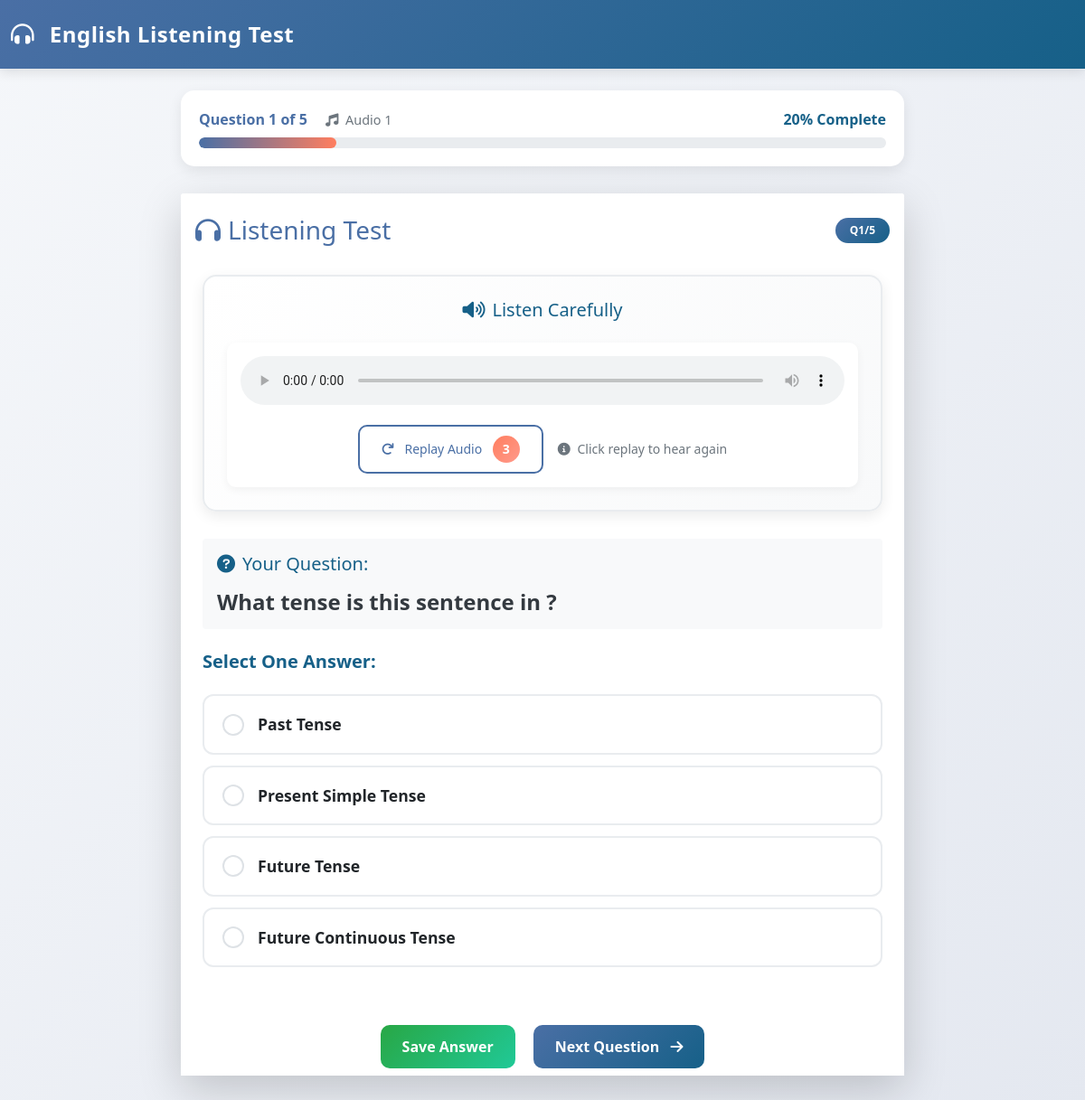
The app's page /listening/test/1/question/1/ (signed in) with its own data.
### listening/models.py (models this page shows, shortened)
class AudioQuestion(models.Model):
    test = models.ForeignKey(ListeningTest, on_delete=models.CASCADE, related_name='questions')
    order = models.IntegerField(default=1)  # Order in test (1-5)
    audio_filename = models.CharField(max_length=200, help_text="Name of audio file in static folder")
    transcript = models.TextField(help_text="Full text of what's spoken in audio")
    question_text = models.TextField()
    explanation = models.TextField(blank=True, help_text="Explanation shown after test")

class AnswerOption(models.Model):
    question = models.ForeignKey(AudioQuestion, on_delete=models.CASCADE, related_name='options')
    text = models.CharField(max_length=500)
    is_correct = models.BooleanField(default=False)

### listening/views.py (the view)
@login_required(login_url='home_page:login')
def test_question(request, test_id, question_number):
    test = get_object_or_404(ListeningTest, id=test_id, is_active=True)
    try:
        question = AudioQuestion.objects.get(test=test, order=question_number)
    except AudioQuestion.DoesNotExist:
        return redirect('listening:test_home')
    total_questions = test.questions.count()
    progress_percentage = int((question_number / total_questions) * 100)
    session_key = get_session_key(request)
    previous_response = UserResponse.objects.filter(
        session_key=session_key,
        question=question
    ).first()
    next_question = question_number + 1 if question_number < total_questions else None
    prev_question = question_number - 1 if question_number > 1 else None
    context = {
        'test': test,
        'question': question,
        'question_number': question_number,
        'total_questions': total_questions,
        'progress_percentage': progress_percentage,
        'next_question': next_question,
        'prev_question': prev_question,
        'selected_option': previous_response.selected_option_id if previous_response else None,
    }
    return render(request, 'listening/test_question.html', context)

### listening/views.py (called while the page is built)
def get_session_key(request):
    if not request.session.session_key:
        request.session.create()
    return request.session.session_key

### listening/templates/listening/test_question.html (shortened to what this page needs)
{% extends 'listening/base.html' %}
{% load static %}
{% block content %}
<div class="test-container">
<div class="progress-container">
    <div class="d-flex justify-content-between mb-2">
        <div>
            <span class="fw-bold" style="color: var(--primary-color);">
                Question {{ question_number }} of {{ total_questions }}
            </span>
            <span class="audio-info ms-3">
                <i class="fas fa-music me-1"></i>
                Audio {{ question_number }}
            </span>
        </div>
        <span class="fw-bold" style="color: var(--secondary-color);">
            {{ progress_percentage }}% Complete
        </span>
    </div>
    <div class="progress">
        <div class="progress-bar" role="progressbar"
             style="width: {{ progress_percentage }}%"
             aria-valuenow="{{ progress_percentage }}"
             aria-valuemin="0"
             aria-valuemax="100">
        </div>
    </div>
</div>
    <div class="card border-0 shadow-lg">
        <div class="card-header bg-white border-0 pt-4">
            <div class="d-flex justify-content-between align-items-center">
                <h3 class="mb-0" style="color: var(--primary-color);">
                    <i class="fas fa-headphones me-2"></i>Listening Test
                </h3>
                <div class="badge rounded-pill px-3 py-2"
                     style="background: linear-gradient(135deg, var(--primary-color), var(--secondary-color)); color: white;">
                    Q{{ question_number }}/{{ total_questions }}
                </div>
            </div>
        </div>
        <div class="card-body p-4">
            <div class="audio-player-container">
                <h5 class="text-center mb-4" style="color: var(--secondary-color);">
                    <i class="fas fa-volume-up me-2"></i>Listen Carefully
                </h5>
                <div class="audio-controls">
                    <audio id="audioPlayer" controls class="w-100">
                        <source src="{% static 'listening/audio/' %}{{ question.audio_filename }}" type="audio/mpeg">
                    </audio>
                    <div class="d-flex justify-content-center align-items-center mt-3">
                        <button id="replayBtn" class="btn btn-outline-primary btn-sm px-4">
                            <i class="fas fa-redo me-2"></i> Replay Audio
                            <span class="replay-counter ms-2">3</span>
                        </button>
                        <span class="text-muted small ms-3">
                            <i class="fas fa-info-circle me-1"></i>
                            Click replay to hear again
                        </span>
                    </div>
                </div>
            </div>
            <div class="question-section mb-4">
                <div class="card bg-light border-0">
                    <div class="card-body">
                        <h5 class="card-title mb-3" style="color: var(--secondary-color);">
                            <i class="fas fa-question-circle me-2"></i>Your Question:
                        </h5>
                        <h4 class="fw-bold mb-0" style="color: var(--dark-color);">
                            {{ question.question_text }}
                        </h4>
                    </div>
                </div>
            </div>
            <div class="options-section mb-4">
                <h5 class="mb-4" style="color: var(--secondary-color);">
                    <b>Select One Answer:<b>
                </h5>
                <form id="answerForm" data-question-id="{{ question.id }}">
                    <div class="options-list">
                        {% for option in question.options.all %}
                        <div class="option-item {% if selected_option == option.id %}selected{% endif %}"
                             data-option-id="{{ option.id }}">
                            <div class="d-flex align-items-center">
                                <div class="checkmark">
                                </div>
                                <div class="flex-grow-1">
                                    <span class="fw-bold">{{ option.text }}</span>
                                </div>
                            </div>
                        </div>
                        {% endfor %}
                    </div>
                </form>
            </div>
        </div>
        <div class="card-footer bg-white border-0 pt-3">
            <div class="d-flex justify-content-between">
                <div>
                    <button id="saveBtn" class="btn btn-success px-4 me-3">
                        <b> Save Answer <b>
                    </button>
                    {% if next_question %}
                    <a href="{% url 'listening:test_question' test.id next_question %}"
                       class="btn btn-primary px-4">
                        Next Question <i class="fas fa-arrow-right ms-2"></i>
                    </a>
                    {% endif %}
                </div>
            </div>
        </div>
    </div>
</div>
{% endblock %}

### listening/static/listening/css/styles.css (style rules this page uses)
:root { --primary-color: #4a6fa5; --secondary-color: #166088; --accent-color: #ff7e5f; --success-color: #28a745; --warning-color: #ffc107; --danger-color: #dc3545; --light-color: #f8f9fa; --dark-color: #343a40; --gray-color: #6c757d; }
body { background: linear-gradient(135deg, #f5f7fa 0%, #c3cfe2 100%); font-family: 'Segoe UI', Tahoma, Geneva, Verdana, sans-serif; min-height: 100vh; }
.test-container { max-width: 800px; margin: 0 auto; }
.audio-player-container { background: linear-gradient(135deg, #ffffff, #f8f9fa); border-radius: 15px; padding: 25px; box-shadow: 0 5px 15px rgba(0,0,0,0.08); border: 2px solid #e9ecef; margin-bottom: 30px; }
.audio-controls { background: white; border-radius: 10px; padding: 15px; box-shadow: 0 3px 10px rgba(0,0,0,0.05); }
.option-item { border: 2px solid #e9ecef; border-radius: 12px; padding: 18px 20px; margin-bottom: 12px; cursor: pointer; transition: all 0.3s ease; background: white; font-weight: 500; font-size: 1.1rem; }
.option-item .checkmark { width: 24px; height: 24px; border-radius: 50%; border: 2px solid #dee2e6; display: flex; align-items: center; justify-content: center; margin-right: 15px; transition: all 0.3s ease; }
.btn-primary { background: linear-gradient(135deg, var(--primary-color), var(--secondary-color)); border: none; border-radius: 10px; padding: 12px 30px; font-weight: 600; transition: all 0.3s ease; }
.btn-success { background: linear-gradient(135deg, #28a745, #20c997); border: none; border-radius: 10px; padding: 12px 30px; font-weight: 600; }
.btn-outline-primary { border: 2px solid var(--primary-color); color: var(--primary-color); border-radius: 10px; padding: 10px 25px; font-weight: 500; }
.progress-container { background: white; border-radius: 15px; padding: 20px; box-shadow: 0 5px 15px rgba(0,0,0,0.08); margin-bottom: 30px; }
.progress { height: 12px; border-radius: 6px; background-color: #e9ecef; overflow: hidden; }
.progress-bar { background: linear-gradient(90deg, var(--primary-color), var(--accent-color)); border-radius: 6px; transition: width 0.5s ease; }

### listening/templates/listening/test_question.html (style rules this page uses)
.replay-counter { display: inline-block; background: linear-gradient(135deg, var(--accent-color), #ff9a8b); color: white; border-radius: 50%; width: 30px; height: 30px; text-align: center; line-height: 30px; font-size: 14px; font-weight: bold; }
.audio-info { color: var(--gray-color); font-size: 0.9rem; }

### listening/templates/listening/base.html (style rules this page uses)
:root { --primary-color: #4a6fa5; --secondary-color: #166088; --accent-color: #ff7e5f; --success-color: #28a745; --warning-color: #ffc107; --danger-color: #dc3545; --light-color: #f8f9fa; --dark-color: #343a40; --gray-color: #6c757d; }
body { background: linear-gradient(135deg, #f5f7fa 0%, #e4e8f0 100%); font-family: 'Segoe UI', Tahoma, Geneva, Verdana, sans-serif; min-height: 100vh; }

### records on screen
AudioQuestion: question_text "What tense is this sentence in ?"
AnswerOption: text "Past Tense"
AnswerOption: text "Present Simple Tense"
AnswerOption: text "Future Tense"
AnswerOption: text "Future Continuous Tense"

### other values on screen
{{ question_number }} "1"
{{ total_questions }} "5"
{{ progress_percentage }} "20"
